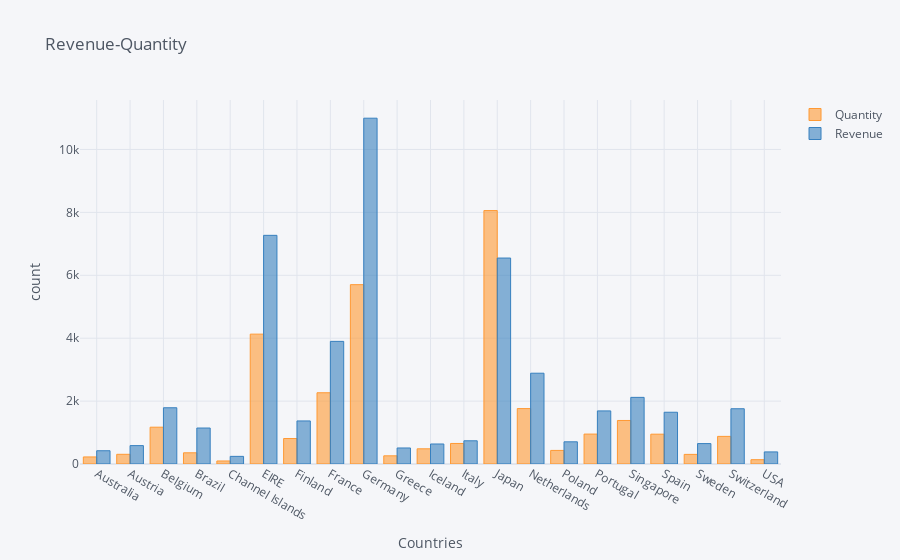

The code cell stored with this chart in its notebook:
### Code cell
a.iplot(kind='bar',xTitle='Countries',
       yTitle='count', title='Revenue-Quantity')

### Figure 1 — Plotly figure (JSON) as saved in the notebook; plotly's stock layout.template omitted (floating-point values rounded to 4 significant figures)
{"data": [{"marker": {"color": "rgba(255, 153, 51, 0.6)", "line": {"color": "rgba(255, 153, 51, 1.0)", "width": 1}}, "name": "Quantity", "orientation": "v", "text": "", "type": "bar", "x": ["Australia", "Austria", "Belgium", "Brazil", "Channel Islands", "EIRE", "Finland", "France", "Germany", "Greece", "Iceland", "Italy", "Japan", "Netherlands", "Poland", "Portugal", "Singapore", "Spain", "Sweden", "Switzerland", "USA"], "y": [224, 308, 1170, 356, 96, 4129, 810, 2265, 5702, 260, 483, 653, 8058, 1762, 432, 951, 1384, 948, 306, 878, 137]}, {"marker": {"color": "rgba(55, 128, 191, 0.6)", "line": {"color": "rgba(55, 128, 191, 1.0)", "width": 1}}, "name": "Revenue", "orientation": "v", "text": "", "type": "bar", "x": ["Australia", "Austria", "Belgium", "Brazil", "Channel Islands", "EIRE", "Finland", "France", "Germany", "Greece", "Iceland", "Italy", "Japan", "Netherlands", "Poland", "Portugal", "Singapore", "Spain", "Sweden", "Switzerland", "USA"], "y": [421.6, 584.8, 1788.0, 1144.0, 243.0, 7270.0, 1369.0, 3899.0, 10990.0, 509.7, 636.2, 737.8, 6549.0, 2887.0, 705.8, 1688.0, 2119.0, 1646.0, 649.1, 1757.0, 383.9]}], "layout": {"legend": {"bgcolor": "#F5F6F9", "font": {"color": "#4D5663"}}, "paper_bgcolor": "#F5F6F9", "plot_bgcolor": "#F5F6F9", "title": {"font": {"color": "#4D5663"}, "text": "Revenue-Quantity"}, "xaxis": {"gridcolor": "#E1E5ED", "showgrid": true, "tickfont": {"color": "#4D5663"}, "title": {"font": {"color": "#4D5663"}, "text": "Countries"}, "zerolinecolor": "#E1E5ED"}, "yaxis": {"gridcolor": "#E1E5ED", "showgrid": true, "tickfont": {"color": "#4D5663"}, "title": {"font": {"color": "#4D5663"}, "text": "count"}, "zerolinecolor": "#E1E5ED"}}}
